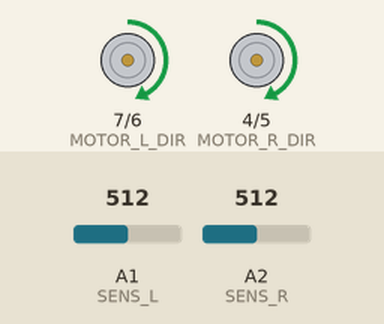
A sketch run on a simulated Arduino Uno, built with avr-gcc and run on an emulated ATmega328P. Parts: direction and speed pins drawn as motors (green arrow = direction pin HIGH = forward, orange = LOW = backward, longer = more drive). Inputs (shaded band) come from the test bench; at power-on: A1 (SENS_L) = 512, A2 (SENS_R) = 512.

Above: at 1.2 s.
1.3 s: A1 (SENS_L) set to 692
At 1.61 s:
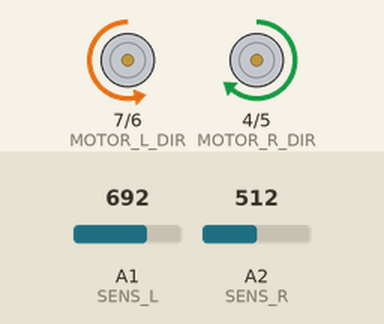
4.8 s: A1 (SENS_L) set to 715
6.3 s: A2 (SENS_R) set to 786
7.8 s: A2 (SENS_R) set to 812
At 8.2 s:
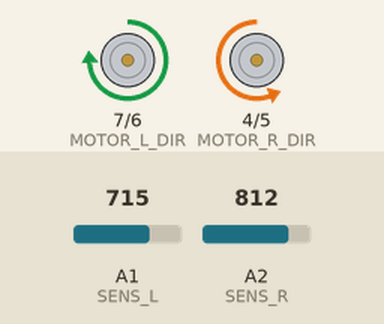
9.3 s: A1 (SENS_L) set to 783
10.8 s: A1 (SENS_L) set to 810
At 11.7 s:
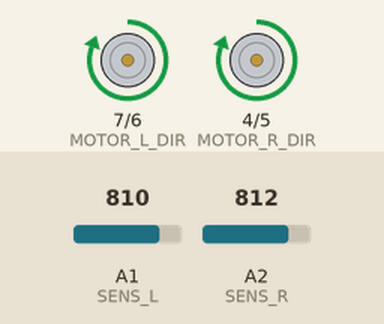
Timing chart, 0 to 13.3 s (numbered marks = the images above; inputs shaded):
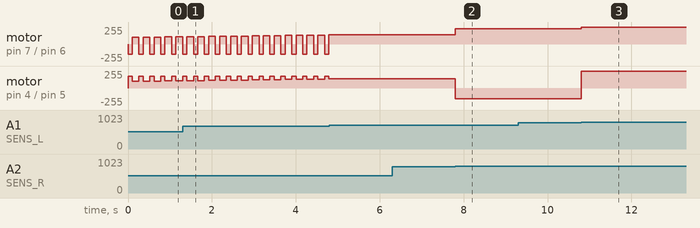

The sketch:

Line_car.ino
```cpp
#define SENS_L A1
#define SENS_R A2
#define MOTOR_L_DIR 7
#define MOTOR_R_DIR 4
#define MOTOR_L_SPEED 6
#define MOTOR_R_SPEED 5
#define SAS A0


void forward(int speed) {
  digitalWrite(MOTOR_L_DIR, HIGH);
  digitalWrite(MOTOR_R_DIR, HIGH);
  analogWrite(MOTOR_L_SPEED, speed);
  analogWrite(MOTOR_R_SPEED, speed);
}


void left(int speed_1, int speed_2) {
  digitalWrite(MOTOR_L_DIR, LOW);
  digitalWrite(MOTOR_R_DIR, HIGH);
  analogWrite(MOTOR_L_SPEED, speed_2);
  analogWrite(MOTOR_R_SPEED, speed_1);
}

void right(int speed_1, int speed_2) {
  digitalWrite(MOTOR_L_DIR, HIGH);
  digitalWrite(MOTOR_R_DIR, LOW);
  analogWrite(MOTOR_L_SPEED, speed_1);
  analogWrite(MOTOR_R_SPEED, speed_2);
}


void back(int speed) {
  digitalWrite(MOTOR_L_DIR, LOW);
  digitalWrite(MOTOR_R_DIR, LOW);
  analogWrite(MOTOR_L_SPEED, speed);
  analogWrite(MOTOR_R_SPEED, speed);
}

void forward_look(int speed) {
  digitalWrite(MOTOR_L_DIR, HIGH);
  digitalWrite(MOTOR_R_DIR, HIGH);
  analogWrite(MOTOR_L_SPEED, speed);
  analogWrite(MOTOR_R_SPEED, speed);
}


void stop() {
  digitalWrite(MOTOR_L_DIR, HIGH);
  digitalWrite(MOTOR_R_DIR, HIGH);
  analogWrite(MOTOR_L_SPEED, 0);
  analogWrite(MOTOR_R_SPEED, 0);
}


void path_finding() {
  int speed = 100;
  unsigned long time = millis();

  while (analogRead(SENS_L) < 700 && analogRead(SENS_R) < 700) {
  left(180, 150);
  delay(100);
  forward_look(speed);
  delay(60);

  speed = speed + 2;

  if (speed >= 170) {speed = 170;}
  delay(100);

  if (millis() - time > 5000)
  {
    stop();
    analogWrite(SAS, 255);
    delay(7000);
  }
  }

}


void setup() {
  Serial.begin(9600);
  pinMode(MOTOR_L_SPEED, OUTPUT);
  pinMode(MOTOR_L_DIR, OUTPUT);
  pinMode(MOTOR_R_SPEED, OUTPUT);
  pinMode(MOTOR_R_DIR, OUTPUT);
}


void loop() {
  int sens_l = analogRead(SENS_L);
  int sens_r = analogRead(SENS_R);

  // Serial.println(sens_l);
  // Serial.println(sens_r);
  // Serial.println();

  if (sens_l > 800 && sens_r > 800) {forward(255);}
  else if (sens_l > 800 && sens_r < 800) {left(230, 160);}
  else if (sens_r > 800 && sens_l < 800) {right(230, 160);}
  //if (sens_l < 800 && sens_r < 800) {path_finding();}
  else {path_finding();}


}
```

Measured:
- the behaviour switches between 800 and 801 on A1 (SENS_L) (found by bisection; images 2 and 3)
- after the input at 4.8 s, motor on pin 7 (MOTOR_L_DIR) / pin 6 (MOTOR_L_SPEED): stays forward 136/255 (without the input it goes to backward 150/255 after 0.15 s); motor on pin 4 (MOTOR_R_DIR) / pin 5 (MOTOR_R_SPEED): stays forward 136/255 (without the input it goes to forward 180/255 after 0.15 s)
- after the input at 6.3 s, every drawn part: stays the same
- after the input at 7.8 s, motor on pin 7 (MOTOR_L_DIR) / pin 6 (MOTOR_L_SPEED): forward 136/255 → forward 230/255 at once; motor on pin 4 (MOTOR_R_DIR) / pin 5 (MOTOR_R_SPEED): forward 136/255 → backward 160/255 at once
- after the input at 9.3 s, every drawn part: stays the same
- after the input at 10.8 s, motor on pin 7 (MOTOR_L_DIR) / pin 6 (MOTOR_L_SPEED): forward 230/255 → forward 255/255 at once; motor on pin 4 (MOTOR_R_DIR) / pin 5 (MOTOR_R_SPEED): backward 160/255 → forward 255/255 at once
- by itself, motor on pin 7 (MOTOR_L_DIR) / pin 6 (MOTOR_L_SPEED): ramps from backward 150/255 to forward 136/255 and jumps back, once every 0.26 s
